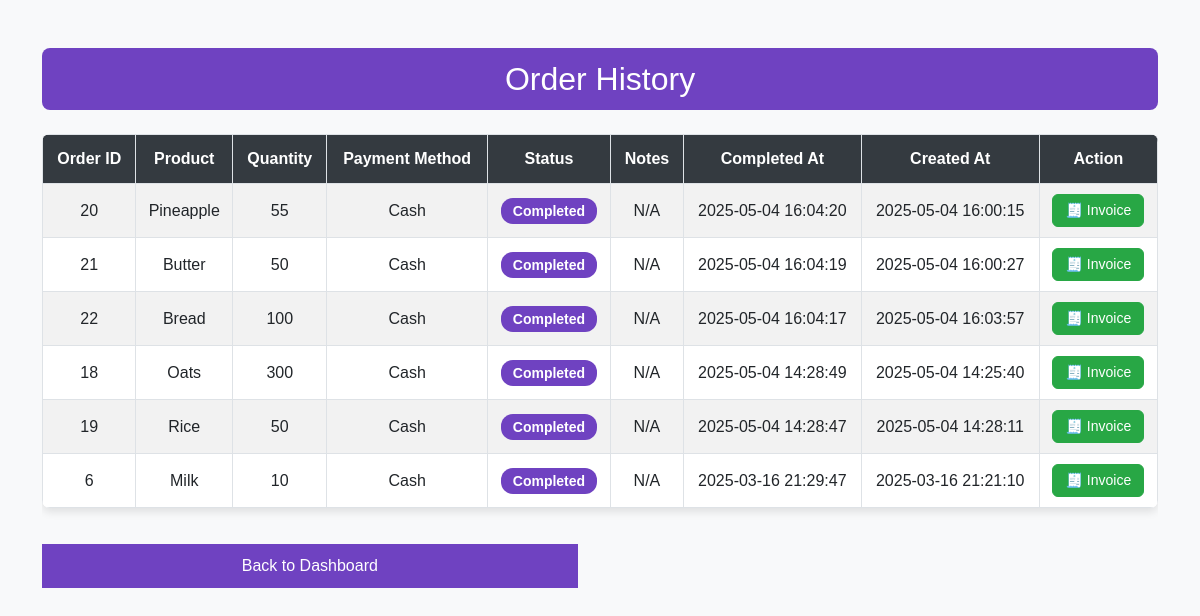
Page /staff/order_history (signed in) on the committed database.
### app/models.py (models this page shows, shortened)
class Order(db.Model):
    id = db.Column(db.Integer, primary_key=True)
    staff_id = db.Column(db.Integer, db.ForeignKey('user.id'), nullable=False)
    product_id = db.Column(db.Integer, db.ForeignKey('inventory.id'), nullable=False)
    quantity = db.Column(db.Integer, nullable=False)
    payment_method = db.Column(db.String(50), nullable=False)
    notes = db.Column(db.Text, nullable=True)
    status = db.Column(db.String(20), default="Pending")
    created_at = db.Column(db.DateTime, default=datetime.utcnow, nullable=False)
    completed_at = db.Column(db.DateTime, nullable=True)
    product = db.relationship('Inventory', backref='orders')

class Inventory(db.Model):
    id = db.Column(db.Integer, primary_key=True, autoincrement=True)
    product_id = db.Column(db.String(50), unique=True, nullable=False)
    name = db.Column(db.String(100), nullable=False)
    category = db.Column(db.String(50), nullable=False)
    quantity = db.Column(db.Integer, nullable=False)  # Available stock
    price = db.Column(db.Float, nullable=False)
    supplier = db.Column(db.String(100), nullable=False)
    availability = db.Column(db.String(20), nullable=False, default="Available")

### app/routes.py (the view)
@staff_bp.route("/order_history", methods=["GET"])
@login_required
def order_history():
    if current_user.role != "Staff":
        flash("Access Denied!", "danger")
        return redirect(url_for("main.index"))
    try:
        orders = Order.query.filter(
            Order.staff_id == current_user.id,
            Order.status == "Completed",
            Order.completed_at != None
        ).order_by(Order.completed_at.desc()).all()
        return render_template("staff/order_history.html", orders=orders)
    except Exception as e:
        flash(f"An error occurred: {str(e)}", "danger")
        return redirect(url_for("main.index"))

### app/__init__.py (called while the page is built)
def create_app():
    app = Flask(__name__, static_folder='static', template_folder='templates')
    try:
        app.config.from_object(Config)
    except Exception as e:
        app.logger.error(f"Error loading configuration: {e}")
    db.init_app(app)
    login_manager.init_app(app)
    migrate.init_app(app, db)
    login_manager.login_view = "main.login"
    login_manager.login_message_category = "info"
    from app.routes import main_bp, admin_bp, staff_bp
    app.register_blueprint(main_bp)
    app.register_blueprint(admin_bp, url_prefix='/admin')  # ✅ Admin routes
    app.register_blueprint(staff_bp, url_prefix='/staff')  # ✅ Staff routes
    @login_manager.user_loader
    def load_user(user_id):
        from app.models import User
        return User.query.get(int(user_id))
    return app

### app/templates/staff/order_history.html (shortened to what this page needs)
<!DOCTYPE html>
<html lang="en">
<head>
    <link href="https://cdn.jsdelivr.net/npm/bootstrap@5.3.0/dist/css/bootstrap.min.css" rel="stylesheet">
</head>
<body>
<div class="container mt-5">
    <h2>Order History</h2>
    <div class="table-responsive mt-4">
        <table class="table table-striped table-bordered">
            <thead>
                <tr>
                    <th>Order ID</th>
                    <th>Product</th>
                    <th>Quantity</th>
                    <th>Payment Method</th>
                    <th>Status</th>
                    <th>Notes</th>
                    <th>Completed At</th>
                    <th>Created At</th>
                    <th>Action</th>
                </tr>
            </thead>
            <tbody>
                {% for order in orders %}
                <tr>
                    <td>{{ order.id }}</td>
                    <td>
                        {{ order.product.name if order.product else "N/A" }}
                    </td>
                    <td>{{ order.quantity }}</td>
                    <td>{{ order.payment_method }}</td>
                    <td>
                        {% if order.status == "Pending" %}
                            <span class="badge badge-warning">Pending</span>
                        {% elif order.status == "Approved" %}
                            <span class="badge badge-success">Approved</span>
                        {% elif order.status == "Rejected" %}
                            <span class="badge badge-danger">Rejected</span>
                        {% elif order.status == "Completed" %}
                            <span class="badge badge-primary">Completed</span>
                        {% endif %}
                    </td>
                    <td>{{ order.notes or "N/A" }}</td>
                    <td>{{ order.completed_at.strftime('%Y-%m-%d %H:%M:%S') if order.completed_at else "N/A" }}</td>
                    <td>{{ order.created_at.strftime('%Y-%m-%d %H:%M:%S') }}</td>
                    <td>
                        {% if order.status == "Completed" and order.product %}
                            <a href="{{ url_for('staff.generate_invoice', order_id=order.id) }}"
                               class="btn btn-invoice">
                                🧾 Invoice
                            </a>
                        {% else %}
                            <span class="text-secondary">No Action</span>
                        {% endif %}
                    </td>
                </tr>
                {% endfor %}
            </tbody>
        </table>
    </div>
    <div class="button-container">
        <button onclick="window.location.href='{{ url_for('admin.admin_dashboard') if current_user.role == 'Admin' else url_for('main.manager_dashboard') }}'" class="btn-common">Back to Dashboard</button>
    </div>
</div>
</body>
</html>

### app/templates/staff/order_history.html (style rules this page uses)
body { background-color: #f8f9fa; font-family: Arial, sans-serif; }
h2 { background-color: #6f42c1; color: white; padding: 12px; border-radius: 8px; text-align: center; }
.table { background-color: #ffffff; border-radius: 8px; overflow: hidden; box-shadow: 0 4px 8px rgba(0,0,0,0.1); }
.table th { background-color: #343a40; color: white; padding: 12px; text-align: center; }
.table td { padding: 10px; vertical-align: middle; text-align: center; }
.badge { padding: 6px 12px; font-size: 14px; border-radius: 12px; }
.badge-primary { background-color: #6f42c1; }
.btn-invoice { color: #ffffff; background-color: #28a745; border-color: #28a745; padding: 5px 12px; border-radius: 6px; transition: background-color 0.2s ease; font-size: 14px; }
.button-container { display: flex; justify-content: space-between; gap: 10px; }
.btn-common { background-color: #6f42c1; color: white; border: none; padding: 10px 20px; cursor: pointer; width: 48%; margin-top:20px }

### rows in the picture
Order: id "20", product "Pineapple", quantity "55", payment_method "Cash", status "Completed", notes "N/A", completed_at "2025-05-04 16:04:20", created_at "2025-05-04 16:00:15"
Order: id "21", product "Butter", quantity "50", payment_method "Cash", status "Completed", notes "N/A", completed_at "2025-05-04 16:04:19", created_at "2025-05-04 16:00:27"
Order: id "22", product "Bread", quantity "100", payment_method "Cash", status "Completed", notes "N/A", completed_at "2025-05-04 16:04:17", created_at "2025-05-04 16:03:57"
Order: id "18", product "Oats", quantity "300", payment_method "Cash", status "Completed", notes "N/A", completed_at "2025-05-04 14:28:49", created_at "2025-05-04 14:25:40"
Order: id "19", product "Rice", quantity "50", payment_method "Cash", status "Completed", notes "N/A", completed_at "2025-05-04 14:28:47", created_at "2025-05-04 14:28:11"
Order: id "6", product "Milk", quantity "10", payment_method "Cash", status "Completed", notes "N/A", completed_at "2025-03-16 21:29:47", created_at "2025-03-16 21:21:10"
